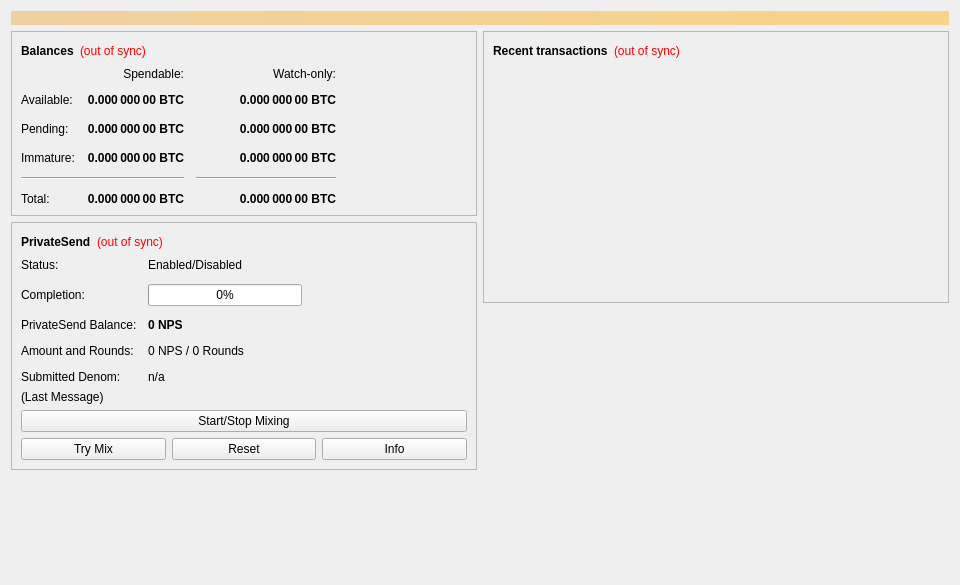
<?xml version="1.0" encoding="UTF-8"?>
<ui version="4.0">
 <class>OverviewPage</class>
 <widget class="QWidget" name="OverviewPage">
  <property name="geometry">
   <rect>
    <x>0</x>
    <y>0</y>
    <width>960</width>
    <height>585</height>
   </rect>
  </property>
  <property name="minimumSize">
   <size>
    <width>960</width>
    <height>0</height>
   </size>
  </property>
  <property name="windowTitle">
   <string>Form</string>
  </property>
  <layout class="QVBoxLayout" name="topLayout">
   <item>
    <widget class="QLabel" name="labelAlerts">
     <property name="visible">
      <bool>false</bool>
     </property>
     <property name="styleSheet">
      <string notr="true">QLabel { background-color: qlineargradient(x1: 0, y1: 0, x2: 1, y2: 0, stop:0 #F0D0A0, stop:1 #F8D488); color:#000000; }</string>
     </property>
     <property name="wordWrap">
      <bool>true</bool>
     </property>
     <property name="margin">
      <number>3</number>
     </property>
     <property name="textInteractionFlags">
      <set>Qt::TextSelectableByMouse</set>
     </property>
    </widget>
   </item>
   <item>
    <layout class="QHBoxLayout" name="horizontalLayout" stretch="1,1">
     <item>
      <layout class="QVBoxLayout" name="verticalLayout_2">
       <item>
        <widget class="QFrame" name="frame">
         <property name="frameShape">
          <enum>QFrame::StyledPanel</enum>
         </property>
         <property name="frameShadow">
          <enum>QFrame::Raised</enum>
         </property>
         <layout class="QVBoxLayout" name="verticalLayout_4">
          <item>
           <layout class="QHBoxLayout" name="horizontalLayout_4">
            <item>
             <widget class="QLabel" name="label_5">
              <property name="font">
               <font>
                <weight>75</weight>
                <bold>true</bold>
               </font>
              </property>
              <property name="text">
               <string>Balances</string>
              </property>
             </widget>
            </item>
            <item>
             <widget class="QLabel" name="labelWalletStatus">
              <property name="toolTip">
               <string>The displayed information may be out of date. Your wallet automatically synchronizes with the NPSCoin network after a connection is established, but this process has not completed yet.</string>
              </property>
              <property name="styleSheet">
               <string notr="true">QLabel { color: red; }</string>
              </property>
              <property name="text">
               <string notr="true">(out of sync)</string>
              </property>
              <property name="alignment">
               <set>Qt::AlignLeading|Qt::AlignLeft|Qt::AlignVCenter</set>
              </property>
             </widget>
            </item>
            <item>
             <spacer name="horizontalSpacer_3">
              <property name="orientation">
               <enum>Qt::Horizontal</enum>
              </property>
              <property name="sizeHint" stdset="0">
               <size>
                <width>40</width>
                <height>20</height>
               </size>
              </property>
             </spacer>
            </item>
           </layout>
          </item>
          <item>
           <layout class="QGridLayout" name="gridLayout">
            <property name="spacing">
             <number>12</number>
            </property>
            <item row="2" column="2">
             <widget class="QLabel" name="labelWatchPending">
              <property name="font">
               <font>
                <weight>75</weight>
                <bold>true</bold>
               </font>
              </property>
              <property name="cursor">
               <cursorShape>IBeamCursor</cursorShape>
              </property>
              <property name="toolTip">
               <string>Unconfirmed transactions to watch-only addresses</string>
              </property>
              <property name="text">
               <string notr="true">0.000 000 00 BTC</string>
              </property>
              <property name="alignment">
               <set>Qt::AlignRight|Qt::AlignTrailing|Qt::AlignVCenter</set>
              </property>
              <property name="textInteractionFlags">
               <set>Qt::LinksAccessibleByMouse|Qt::TextSelectableByKeyboard|Qt::TextSelectableByMouse</set>
              </property>
             </widget>
            </item>
            <item row="2" column="1">
             <widget class="QLabel" name="labelUnconfirmed">
              <property name="font">
               <font>
                <weight>75</weight>
                <bold>true</bold>
               </font>
              </property>
              <property name="cursor">
               <cursorShape>IBeamCursor</cursorShape>
              </property>
              <property name="toolTip">
               <string>Total of transactions that have yet to be confirmed, and do not yet count toward the spendable balance</string>
              </property>
              <property name="text">
               <string notr="true">0.000 000 00 BTC</string>
              </property>
              <property name="alignment">
               <set>Qt::AlignRight|Qt::AlignTrailing|Qt::AlignVCenter</set>
              </property>
              <property name="textInteractionFlags">
               <set>Qt::LinksAccessibleByMouse|Qt::TextSelectableByKeyboard|Qt::TextSelectableByMouse</set>
              </property>
             </widget>
            </item>
            <item row="3" column="2">
             <widget class="QLabel" name="labelWatchImmature">
              <property name="font">
               <font>
                <weight>75</weight>
                <bold>true</bold>
               </font>
              </property>
              <property name="cursor">
               <cursorShape>IBeamCursor</cursorShape>
              </property>
              <property name="toolTip">
               <string>Mined balance in watch-only addresses that has not yet matured</string>
              </property>
              <property name="text">
               <string notr="true">0.000 000 00 BTC</string>
              </property>
              <property name="alignment">
               <set>Qt::AlignRight|Qt::AlignTrailing|Qt::AlignVCenter</set>
              </property>
              <property name="textInteractionFlags">
               <set>Qt::LinksAccessibleByMouse|Qt::TextSelectableByKeyboard|Qt::TextSelectableByMouse</set>
              </property>
             </widget>
            </item>
            <item row="4" column="0" colspan="2">
             <widget class="Line" name="lineSpendableBalance">
              <property name="orientation">
               <enum>Qt::Horizontal</enum>
              </property>
             </widget>
            </item>
            <item row="4" column="2">
             <widget class="Line" name="lineWatchBalance">
              <property name="sizePolicy">
               <sizepolicy hsizetype="Preferred" vsizetype="Fixed">
                <horstretch>0</horstretch>
                <verstretch>0</verstretch>
               </sizepolicy>
              </property>
              <property name="minimumSize">
               <size>
                <width>140</width>
                <height>0</height>
               </size>
              </property>
              <property name="orientation">
               <enum>Qt::Horizontal</enum>
              </property>
             </widget>
            </item>
            <item row="5" column="0">
             <widget class="QLabel" name="labelTotalText">
              <property name="text">
               <string>Total:</string>
              </property>
             </widget>
            </item>
            <item row="3" column="1">
             <widget class="QLabel" name="labelImmature">
              <property name="font">
               <font>
                <weight>75</weight>
                <bold>true</bold>
               </font>
              </property>
              <property name="cursor">
               <cursorShape>IBeamCursor</cursorShape>
              </property>
              <property name="toolTip">
               <string>Mined balance that has not yet matured</string>
              </property>
              <property name="text">
               <string notr="true">0.000 000 00 BTC</string>
              </property>
              <property name="alignment">
               <set>Qt::AlignRight|Qt::AlignTrailing|Qt::AlignVCenter</set>
              </property>
              <property name="textInteractionFlags">
               <set>Qt::LinksAccessibleByMouse|Qt::TextSelectableByKeyboard|Qt::TextSelectableByMouse</set>
              </property>
             </widget>
            </item>
            <item row="2" column="3">
             <spacer name="horizontalSpacer_2">
              <property name="orientation">
               <enum>Qt::Horizontal</enum>
              </property>
              <property name="sizeHint" stdset="0">
               <size>
                <width>40</width>
                <height>20</height>
               </size>
              </property>
             </spacer>
            </item>
            <item row="3" column="0">
             <widget class="QLabel" name="labelImmatureText">
              <property name="text">
               <string>Immature:</string>
              </property>
             </widget>
            </item>
            <item row="5" column="1">
             <widget class="QLabel" name="labelTotal">
              <property name="font">
               <font>
                <weight>75</weight>
                <bold>true</bold>
               </font>
              </property>
              <property name="cursor">
               <cursorShape>IBeamCursor</cursorShape>
              </property>
              <property name="toolTip">
               <string>Your current total balance</string>
              </property>
              <property name="text">
               <string notr="true">0.000 000 00 BTC</string>
              </property>
              <property name="alignment">
               <set>Qt::AlignRight|Qt::AlignTrailing|Qt::AlignVCenter</set>
              </property>
              <property name="textInteractionFlags">
               <set>Qt::LinksAccessibleByMouse|Qt::TextSelectableByKeyboard|Qt::TextSelectableByMouse</set>
              </property>
             </widget>
            </item>
            <item row="5" column="2">
             <widget class="QLabel" name="labelWatchTotal">
              <property name="font">
               <font>
                <weight>75</weight>
                <bold>true</bold>
               </font>
              </property>
              <property name="cursor">
               <cursorShape>IBeamCursor</cursorShape>
              </property>
              <property name="toolTip">
               <string>Current total balance in watch-only addresses</string>
              </property>
              <property name="text">
               <string notr="true">0.000 000 00 BTC</string>
              </property>
              <property name="alignment">
               <set>Qt::AlignRight|Qt::AlignTrailing|Qt::AlignVCenter</set>
              </property>
              <property name="textInteractionFlags">
               <set>Qt::LinksAccessibleByMouse|Qt::TextSelectableByKeyboard|Qt::TextSelectableByMouse</set>
              </property>
             </widget>
            </item>
            <item row="0" column="2">
             <widget class="QLabel" name="labelWatchonly">
              <property name="text">
               <string>Watch-only:</string>
              </property>
              <property name="alignment">
               <set>Qt::AlignRight|Qt::AlignTrailing|Qt::AlignVCenter</set>
              </property>
             </widget>
            </item>
            <item row="1" column="0">
             <widget class="QLabel" name="labelBalanceText">
              <property name="text">
               <string>Available:</string>
              </property>
             </widget>
            </item>
            <item row="1" column="1">
             <widget class="QLabel" name="labelBalance">
              <property name="font">
               <font>
                <weight>75</weight>
                <bold>true</bold>
               </font>
              </property>
              <property name="cursor">
               <cursorShape>IBeamCursor</cursorShape>
              </property>
              <property name="toolTip">
               <string>Your current spendable balance</string>
              </property>
              <property name="text">
               <string notr="true">0.000 000 00 BTC</string>
              </property>
              <property name="alignment">
               <set>Qt::AlignRight|Qt::AlignTrailing|Qt::AlignVCenter</set>
              </property>
              <property name="textInteractionFlags">
               <set>Qt::LinksAccessibleByMouse|Qt::TextSelectableByKeyboard|Qt::TextSelectableByMouse</set>
              </property>
             </widget>
            </item>
            <item row="1" column="2">
             <widget class="QLabel" name="labelWatchAvailable">
              <property name="font">
               <font>
                <weight>75</weight>
                <bold>true</bold>
               </font>
              </property>
              <property name="cursor">
               <cursorShape>IBeamCursor</cursorShape>
              </property>
              <property name="toolTip">
               <string>Your current balance in watch-only addresses</string>
              </property>
              <property name="text">
               <string notr="true">0.000 000 00 BTC</string>
              </property>
              <property name="alignment">
               <set>Qt::AlignRight|Qt::AlignTrailing|Qt::AlignVCenter</set>
              </property>
              <property name="textInteractionFlags">
               <set>Qt::LinksAccessibleByMouse|Qt::TextSelectableByKeyboard|Qt::TextSelectableByMouse</set>
              </property>
             </widget>
            </item>
            <item row="2" column="0">
             <widget class="QLabel" name="labelPendingText">
              <property name="text">
               <string>Pending:</string>
              </property>
             </widget>
            </item>
            <item row="0" column="1">
             <widget class="QLabel" name="labelSpendable">
              <property name="text">
               <string>Spendable:</string>
              </property>
              <property name="alignment">
               <set>Qt::AlignRight|Qt::AlignTrailing|Qt::AlignVCenter</set>
              </property>
             </widget>
            </item>
           </layout>
          </item>
         </layout>
        </widget>
       </item>
       <item>
        <widget class="QFrame" name="framePrivateSend">
         <property name="layoutDirection">
          <enum>Qt::LeftToRight</enum>
         </property>
         <property name="frameShape">
          <enum>QFrame::StyledPanel</enum>
         </property>
         <property name="frameShadow">
          <enum>QFrame::Raised</enum>
         </property>
         <layout class="QVBoxLayout" name="VerticalLayout_PS1">
          <item>
           <layout class="QHBoxLayout" name="horizontalLayout_5">
            <item>
             <widget class="QLabel" name="labelPrivateSendHeader">
              <property name="font">
               <font>
                <weight>75</weight>
                <bold>true</bold>
               </font>
              </property>
              <property name="text">
               <string>PrivateSend</string>
              </property>
             </widget>
            </item>
            <item>
             <widget class="QLabel" name="labelPrivateSendSyncStatus">
              <property name="toolTip">
               <string>The displayed information may be out of date. Your wallet automatically synchronizes with the NPSCoin network after a connection is established, but this process has not completed yet.</string>
              </property>
              <property name="styleSheet">
               <string notr="true">QLabel { color: red; }</string>
              </property>
              <property name="text">
               <string notr="true">(out of sync)</string>
              </property>
              <property name="alignment">
               <set>Qt::AlignLeading|Qt::AlignLeft|Qt::AlignVCenter</set>
              </property>
             </widget>
            </item>
            <item>
             <spacer name="horizontalSpacer_4">
              <property name="orientation">
               <enum>Qt::Horizontal</enum>
              </property>
              <property name="sizeHint" stdset="0">
               <size>
                <width>40</width>
                <height>20</height>
               </size>
              </property>
             </spacer>
            </item>
           </layout>
          </item>
          <item>
           <layout class="QFormLayout" name="privateSendFormLayout">
            <property name="fieldGrowthPolicy">
             <enum>QFormLayout::AllNonFixedFieldsGrow</enum>
            </property>
            <property name="horizontalSpacing">
             <number>11</number>
            </property>
            <property name="verticalSpacing">
             <number>12</number>
            </property>
            <item row="0" column="0">
             <widget class="QLabel" name="labelPrivateSendEnabledText">
              <property name="text">
               <string>Status:</string>
              </property>
             </widget>
            </item>
            <item row="0" column="1">
             <widget class="QLabel" name="labelPrivateSendEnabled">
              <property name="text">
               <string>Enabled/Disabled</string>
              </property>
             </widget>
            </item>
            <item row="1" column="0">
             <widget class="QLabel" name="labelCompletitionText">
              <property name="text">
               <string>Completion:</string>
              </property>
             </widget>
            </item>
            <item row="1" column="1">
             <widget class="QProgressBar" name="privateSendProgress">
              <property name="maximumSize">
               <size>
                <width>154</width>
                <height>16777215</height>
               </size>
              </property>
              <property name="value">
               <number>0</number>
              </property>
             </widget>
            </item>
            <item row="2" column="0">
             <widget class="QLabel" name="labelAnonymizedText">
              <property name="text">
               <string>PrivateSend Balance:</string>
              </property>
             </widget>
            </item>
            <item row="2" column="1">
             <widget class="QLabel" name="labelAnonymized">
              <property name="font">
               <font>
                <weight>75</weight>
                <bold>true</bold>
               </font>
              </property>
              <property name="text">
               <string notr="true">0 NPS</string>
              </property>
             </widget>
            </item>
            <item row="3" column="0">
             <widget class="QLabel" name="labelAmountAndRoundsText">
              <property name="text">
               <string>Amount and Rounds:</string>
              </property>
             </widget>
            </item>
            <item row="3" column="1">
             <widget class="QLabel" name="labelAmountRounds">
              <property name="text">
               <string>0 NPS / 0 Rounds</string>
              </property>
             </widget>
            </item>
            <item row="4" column="0">
             <widget class="QLabel" name="labelSubmittedDenomText">
              <property name="text">
               <string>Submitted Denom:</string>
              </property>
             </widget>
            </item>
            <item row="4" column="1">
             <widget class="QLabel" name="labelSubmittedDenom">
              <property name="toolTip">
               <string>The denominations you submitted to the Masternode.&lt;br&gt;To mix, other users must submit the exact same denominations.</string>
              </property>
              <property name="text">
               <string>n/a</string>
              </property>
             </widget>
            </item>
           </layout>
          </item>
          <item>
           <layout class="QVBoxLayout" name="VerticalLayout_PS">
            <item>
             <widget class="QLabel" name="labelPrivateSendLastMessage">
              <property name="text">
               <string>(Last Message)</string>
              </property>
              <property name="alignment">
               <set>Qt::AlignLeading|Qt::AlignLeft|Qt::AlignTop</set>
              </property>
              <property name="wordWrap">
               <bool>true</bool>
              </property>
             </widget>
            </item>
            <item>
             <widget class="QPushButton" name="togglePrivateSend">
              <property name="sizePolicy">
               <sizepolicy hsizetype="MinimumExpanding" vsizetype="Fixed">
                <horstretch>0</horstretch>
                <verstretch>0</verstretch>
               </sizepolicy>
              </property>
              <property name="text">
               <string>Start/Stop Mixing</string>
              </property>
             </widget>
            </item>
            <item>
             <layout class="QHBoxLayout" name="horizontalLayout_debugbuttons">
              <item>
               <widget class="QPushButton" name="privateSendAuto">
                <property name="sizePolicy">
                 <sizepolicy hsizetype="MinimumExpanding" vsizetype="Fixed">
                  <horstretch>0</horstretch>
                  <verstretch>0</verstretch>
                 </sizepolicy>
                </property>
                <property name="toolTip">
                 <string>Try to manually submit a PrivateSend request.</string>
                </property>
                <property name="text">
                 <string>Try Mix</string>
                </property>
               </widget>
              </item>
              <item>
               <widget class="QPushButton" name="privateSendReset">
                <property name="sizePolicy">
                 <sizepolicy hsizetype="MinimumExpanding" vsizetype="Fixed">
                  <horstretch>0</horstretch>
                  <verstretch>0</verstretch>
                 </sizepolicy>
                </property>
                <property name="toolTip">
                 <string>Reset the current status of PrivateSend (can interrupt PrivateSend if it's in the process of Mixing, which can cost you money!)</string>
                </property>
                <property name="autoFillBackground">
                 <bool>false</bool>
                </property>
                <property name="text">
                 <string>Reset</string>
                </property>
               </widget>
              </item>
              <item>
               <widget class="QPushButton" name="privateSendInfo">
                <property name="sizePolicy">
                 <sizepolicy hsizetype="MinimumExpanding" vsizetype="Fixed">
                  <horstretch>0</horstretch>
                  <verstretch>0</verstretch>
                 </sizepolicy>
                </property>
                <property name="toolTip">
                 <string>Information about PrivateSend and Mixing</string>
                </property>
                <property name="text">
                 <string>Info</string>
                </property>
               </widget>
              </item>
             </layout>
            </item>
           </layout>
          </item>
         </layout>
        </widget>
       </item>
       <item>
        <spacer name="verticalSpacer">
         <property name="orientation">
          <enum>Qt::Vertical</enum>
         </property>
         <property name="sizeHint" stdset="0">
          <size>
           <width>20</width>
           <height>40</height>
          </size>
         </property>
        </spacer>
       </item>
      </layout>
     </item>
     <item>
      <layout class="QVBoxLayout" name="verticalLayout_3">
       <item>
        <widget class="QFrame" name="frame_2">
         <property name="frameShape">
          <enum>QFrame::StyledPanel</enum>
         </property>
         <property name="frameShadow">
          <enum>QFrame::Raised</enum>
         </property>
         <layout class="QVBoxLayout" name="verticalLayout">
          <item>
           <layout class="QHBoxLayout" name="horizontalLayout_2">
            <item>
             <widget class="QLabel" name="label_4">
              <property name="font">
               <font>
                <weight>75</weight>
                <bold>true</bold>
               </font>
              </property>
              <property name="text">
               <string>Recent transactions</string>
              </property>
             </widget>
            </item>
            <item>
             <widget class="QLabel" name="labelTransactionsStatus">
              <property name="toolTip">
               <string>The displayed information may be out of date. Your wallet automatically synchronizes with the NPSCoin network after a connection is established, but this process has not completed yet.</string>
              </property>
              <property name="styleSheet">
               <string notr="true">QLabel { color: red; }</string>
              </property>
              <property name="text">
               <string notr="true">(out of sync)</string>
              </property>
              <property name="alignment">
               <set>Qt::AlignLeading|Qt::AlignLeft|Qt::AlignVCenter</set>
              </property>
             </widget>
            </item>
            <item>
             <spacer name="horizontalSpacer">
              <property name="orientation">
               <enum>Qt::Horizontal</enum>
              </property>
              <property name="sizeHint" stdset="0">
               <size>
                <width>40</width>
                <height>20</height>
               </size>
              </property>
             </spacer>
            </item>
           </layout>
          </item>
          <item>
           <widget class="QListView" name="listTransactions">
            <property name="styleSheet">
             <string notr="true">QListView { background: transparent; }</string>
            </property>
            <property name="frameShape">
             <enum>QFrame::NoFrame</enum>
            </property>
            <property name="verticalScrollBarPolicy">
             <enum>Qt::ScrollBarAlwaysOff</enum>
            </property>
            <property name="horizontalScrollBarPolicy">
             <enum>Qt::ScrollBarAlwaysOff</enum>
            </property>
            <property name="selectionMode">
             <enum>QAbstractItemView::NoSelection</enum>
            </property>
           </widget>
          </item>
         </layout>
        </widget>
       </item>
       <item>
        <spacer name="verticalSpacer_2">
         <property name="orientation">
          <enum>Qt::Vertical</enum>
         </property>
         <property name="sizeHint" stdset="0">
          <size>
           <width>20</width>
           <height>40</height>
          </size>
         </property>
        </spacer>
       </item>
      </layout>
     </item>
    </layout>
   </item>
  </layout>
 </widget>
 <resources/>
 <connections/>
</ui>
